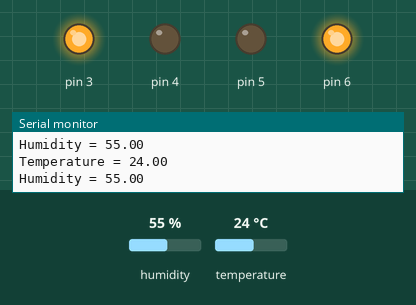
A sketch run on a simulated Arduino Uno, built with avr-gcc and run on an emulated ATmega328P. Parts: output pins drawn as LEDs (lit = HIGH), the last lines printed to the serial monitor. The inputs (shaded band) are chosen by the test bench; at power-on: humidity 55 %, temperature 24 °C.

Above: at 2.8 s.
2.9 s: humidity set to 51 %
5.6 s: humidity set to 48 %
At 7.3 s:
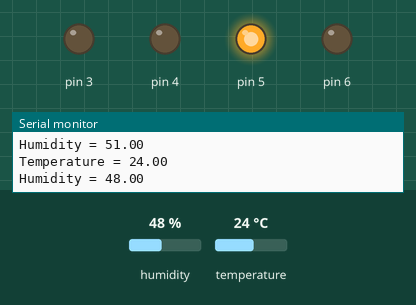
8.3 s: humidity set to 68 %
At 10.9 s:
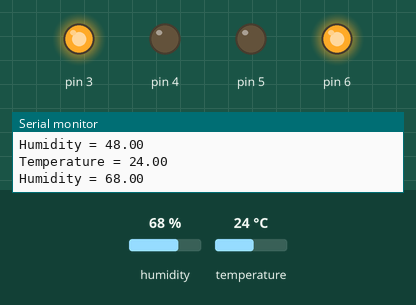
11.6 s: humidity set to 22 %
At 13.3 s:
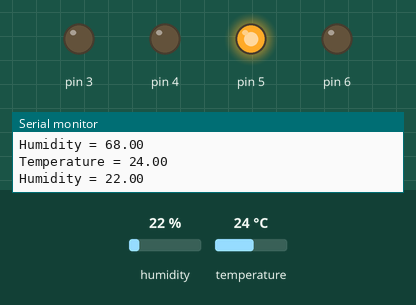
Timing chart, 0 to 14.8 s (numbered marks = the images above; inputs shaded):
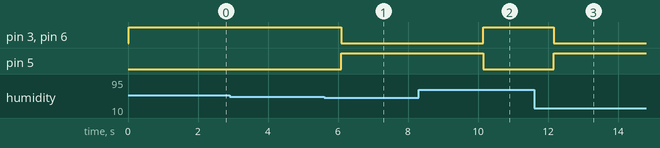

Measured:
- the behaviour switches between 50 and 49 % on humidity (found by bisection; images 0 and 1)
- after the input at 5.6 s, pin 3, pin 6: HIGH → LOW after 0.50 s; pin 5: LOW → HIGH after 0.50 s
- after the input at 8.3 s, pin 3, pin 6: LOW → HIGH after 1.8 s; pin 5: HIGH → LOW after 1.8 s
- after the input at 11.6 s, pin 3, pin 6: HIGH → LOW after 0.57 s; pin 5: LOW → HIGH after 0.57 s

The sketch:

vent_ctrl.ino
```cpp
#include <dht.h>

dht DHT;

#define DHT11_PIN 7

void setup(){
  Serial.begin(9600); // init serial to print info
  pinMode(6, OUTPUT);
    pinMode(5, OUTPUT);
     pinMode(4, OUTPUT);
      pinMode(3, OUTPUT);

}

void loop()
{
  int chk = DHT.read11(DHT11_PIN);
  Serial.print("Temperature = "); // print temp
  Serial.println(DHT.temperature);
  Serial.print("Humidity = "); // print humidity
  Serial.println(DHT.humidity);
  int temp1 = DHT.humidity;
  int thrshld = 49 ;
  if (temp1 > thrshld) // If humidity rises, turn fan until it drops
  {
       digitalWrite(6, HIGH); // Green led on
       digitalWrite(5, LOW);
       digitalWrite(4, LOW);
       digitalWrite(3, HIGH);  //Fan on
   }
   else // do nothing
   {
    digitalWrite(6, LOW);
    digitalWrite(5, HIGH); // Red led on
    digitalWrite(3, LOW);
    digitalWrite(4, LOW);
   }
   delay(2000);


} //voidloop
```
